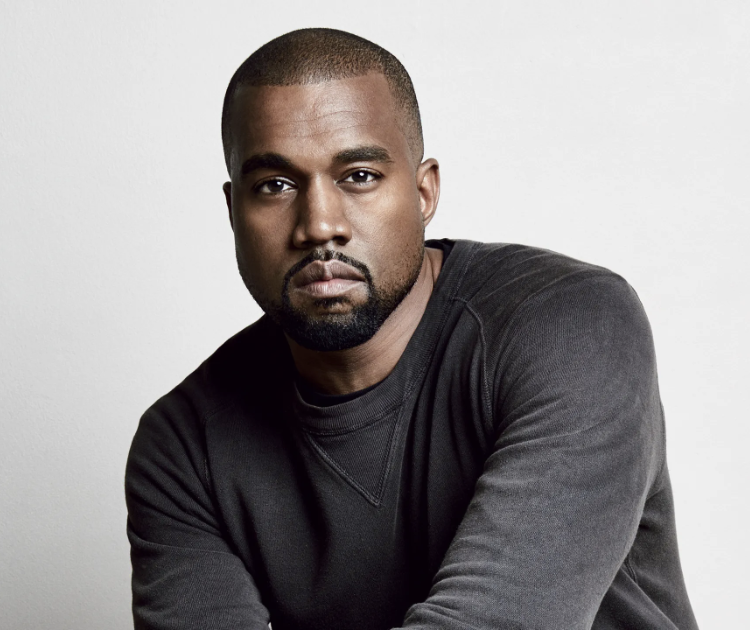
#> input picture filename.jpeg, 750 x 630 px
$ python grayscale.py
#> lines starting #> are read from the running program, lines starting #| are printed output that depends on the picture
import cv2
image = cv2.imread("filename.jpeg")
#> image is the input picture: shape (630, 750, 3); mean B, G, R 146.3, 146.1, 150.1
if image is not None:
    #to convert black n wite to gray
    #gray:- variable name
    gray=cv2.cvtColor(image,cv2.COLOR_BGR2GRAY)
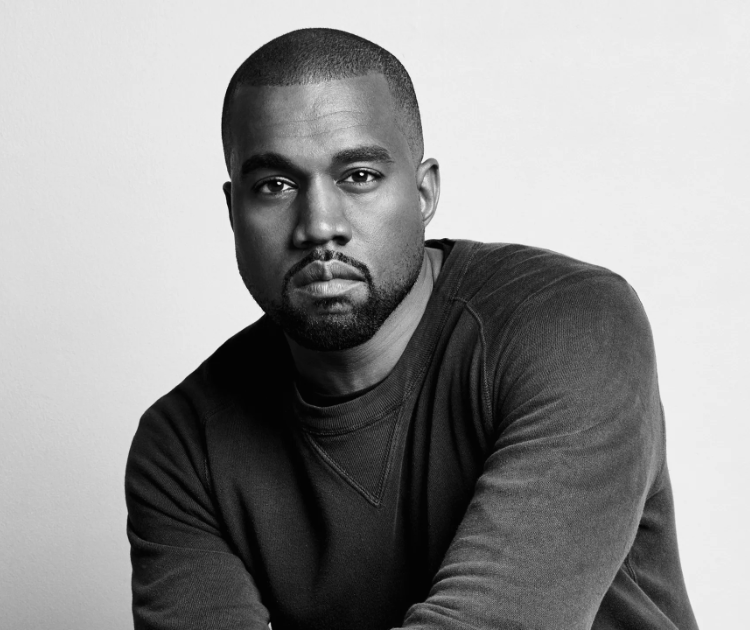
#> gray: shape (630, 750); min 2, max 247, mean 147.3
    # COLOR_BGR2GRAY color full ko gray mai convert krta hai(yaane black and white image mai convert krta hai)
    #now see
    cv2.imshow("Grayscale Image",gray)
    cv2.waitKey(0)
    cv2.destroyAllWindows(0)
else:
    print("Could not load the Image")
